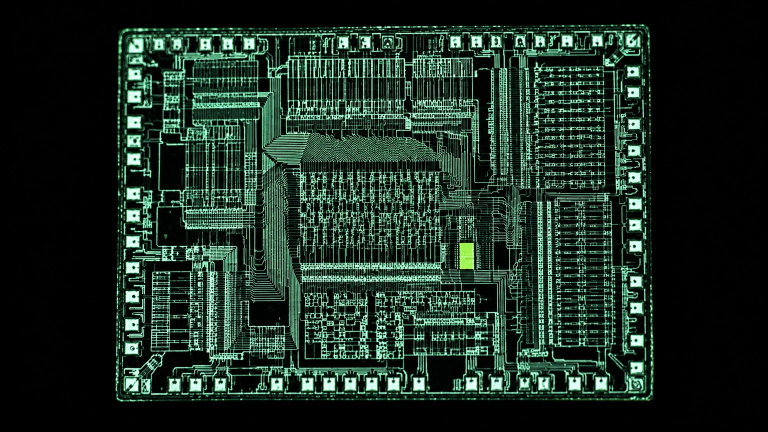
#> input picture site/src/assets/imagery/hero-die.webp, 1536 x 864 px (shown at 1/2 size)
$ python -i common.py   (imports and definitions only)
#> lines starting #> are read from the running program, lines starting #| are printed output that depends on the picture; after the words box and inside, x2 and y2 are one past the last pixel; in counts of white or black regions, pixels touching at a corner belong together
#> further down, picture is the input picture: shape (864, 1536, 3); mean B, G, R 36.2, 45.9, 28.1
"""What the BBC Micro model tools share: where things are, the inputs and their
hashes, reading an image, finding the tinned pads on a scan of the board,
fitting one set of points to another with an error measured on points held
out of the fit, and writing the data files.

Nothing here fetches anything. The inputs (scans, photographs and the KiCad
keyboard) are fetched by hand into the folder BBC_MODEL_INPUTS names, as the
README says, and every one is checked against the SHA-256 in
data/sources.json before it is read.

The board frame is millimetres from the board's left rear corner, the
component side seen from above with the rear connectors at the far edge: x to
the right, y towards the front. Scan I1 is already that way up, so its pixels
divided by its x and y scales are the board frame, less an offset.
"""
import hashlib
import json
import math
import os
import sys
from pathlib import Path

import numpy as np

TOOL = Path(__file__).resolve().parent
REPO = TOOL.parent.parent
DATA = TOOL / 'data'
OUT = TOOL / 'out'


# --- inputs ---------------------------------------------------------------------

# [58 lines left out: functions inputs_dir, sources, source, sha256, original, read_rgb, not called in this run]


# --- the tinned pads on a scan ------------------------------------------------

def oklab(rgb):
    """RGB uint8 (H, W, 3) to OKLab float32 L, a, b."""
    c = rgb.astype(np.float32) / 255
    c = np.where(c <= 0.04045, c / 12.92, ((c + 0.055) / 1.055) ** 2.4)
    r, g, b = c[..., 0], c[..., 1], c[..., 2]
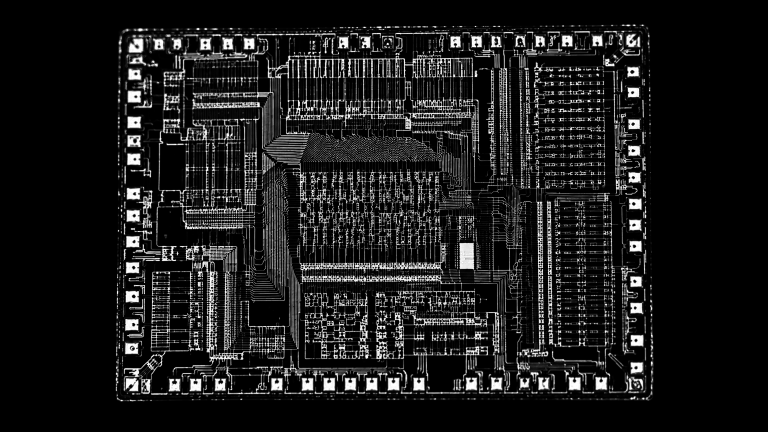
#> g: shape (864, 1536) float32 (shown at 1/2 size); min 0, max 1, mean 0.108
    l = np.cbrt(0.4122214708 * r + 0.5363325363 * g + 0.0514459929 * b)
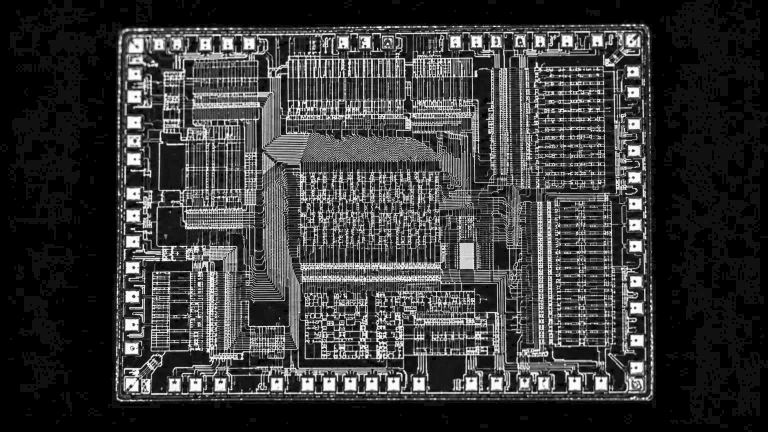
#> l: shape (864, 1536) float32 (shown at 1/2 size); min 0, max 1, mean 0.224
    m = np.cbrt(0.2119034982 * r + 0.6806995451 * g + 0.1073969566 * b)
    s = np.cbrt(0.0883024619 * r + 0.2817188376 * g + 0.6299787005 * b)
    L = 0.2104542553 * l + 0.793617785 * m - 0.0040720468 * s
    A = 1.9779984951 * l - 2.428592205 * m + 0.4505937099 * s
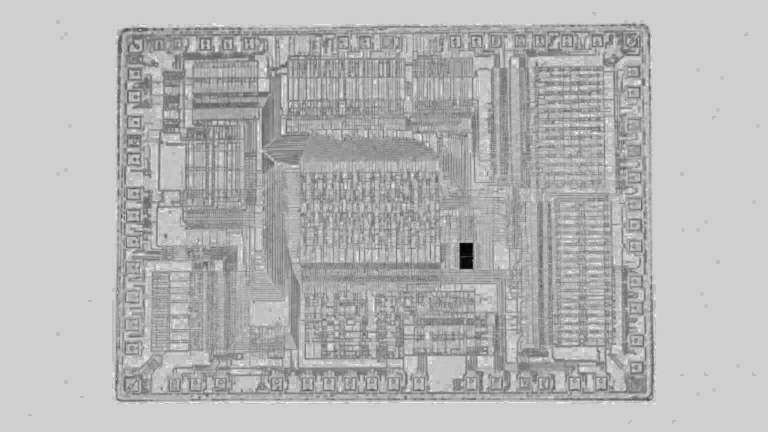
#> A: shape (864, 1536) float32 (shown at 1/2 size); min -0.173, max 0.04, mean -0.0217; drawn with min black and max white
    B = 0.0259040371 * l + 0.7827717662 * m - 0.808675766 * s
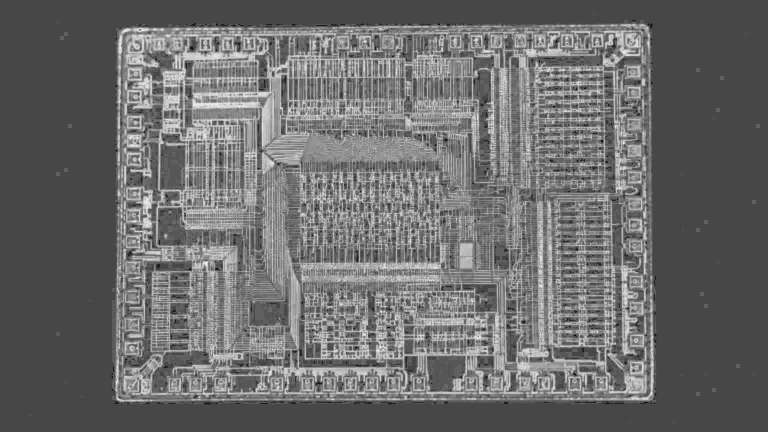
#> B: shape (864, 1536) float32 (shown at 1/2 size); min -0.0451, max 0.117, mean 0.0236; drawn with min black and max white
    return L, A, B


# A pad on these scans is solder: grey (almost no colour) and light, on green
# lacquer (strongly coloured) or the yellow print. The thresholds were read off
# the scans (the 1st to 99th percentiles of a crop of pads and lacquer).
PAD_MIN_L, PAD_MAX_CHROMA = 0.55, 0.045
PAD_AREA_PX = (200, 1100)      # a 1.5 to 1.9 mm pad at about 15.7 px/mm is 350 to 700 px


def pad_mask(rgb):
    """1 where a pixel is solder, with the dark specks inside a pad filled and
    anything thinner than a pad (track edges, print) opened away."""
    import cv2
    L, A, B = oklab(rgb)
    m = ((np.hypot(A, B) < PAD_MAX_CHROMA) & (L > PAD_MIN_L)).astype(np.uint8)
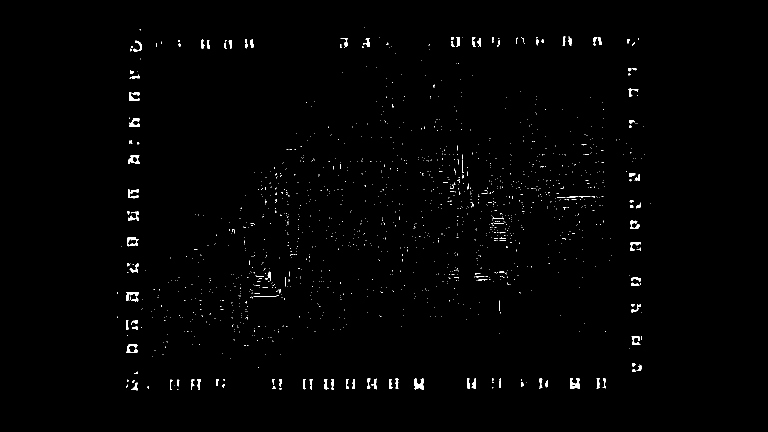
#> m: shape (864, 1536) (shown at 1/2 size); values 0 (black) and 1 (white), 0.83% white; 1442 white regions (1335 under 20 px), largest, box (x1, y1, x2, y2) and area: (829, 756, 848, 779) 276, (1140, 756, 1159, 778) 274, (257, 310, 279, 328) 221
    m = cv2.morphologyEx(m, cv2.MORPH_CLOSE, cv2.getStructuringElement(cv2.MORPH_ELLIPSE, (5, 5)))
#> m: shape (864, 1536); values 0 (black) and 1 (white), 0.9% white; 1287 white regions (1176 under 20 px), largest, box (x1, y1, x2, y2) and area: (1140, 756, 1159, 778) 294, (253, 584, 277, 603) 288, (829, 756, 848, 779) 284
    n, lab, st, _ = cv2.connectedComponentsWithStats((1 - m).astype(np.uint8), 8)
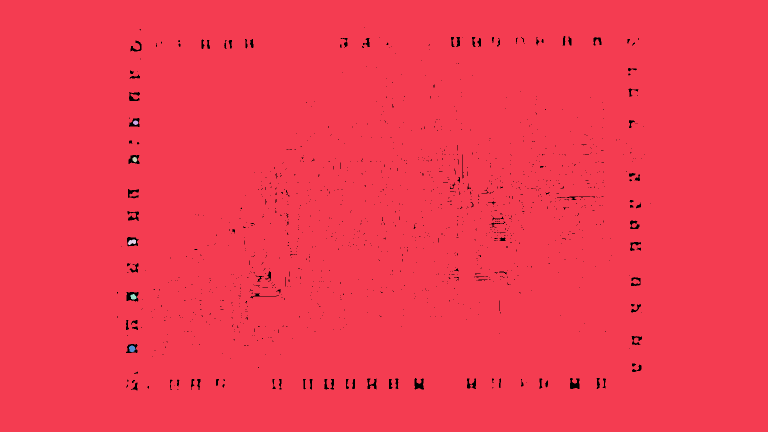
#> lab: shape (864, 1536) int32 (shown at 1/2 size); 7 distinct labels, from 0 to 6; one colour per label, 0 black
#> n = 7; st = [[234, 54, 1068, 727, 11968], [0, 0, 1536, 864, 1314638], [266, 241, 10, 9, 70], [265, 314, 9, 11, 74], [256, 479, 16, 11, 123], [261, 588, 12, 11, 100], [258, 691, 13, 13, 131]]
    edge = set(np.unique(np.concatenate([lab[0], lab[-1], lab[:, 0], lab[:, -1]])).tolist())
#> edge = 1 item
    holes = [i for i in range(1, n) if st[i, 4] < 400 and i not in edge]
#> holes = [2, 3, 4, 5, 6]
    m = m | np.isin(lab, holes).astype(np.uint8)
#> m: shape (864, 1536); values 0 (black) and 1 (white), 0.94% white; 1287 white regions (1176 under 20 px), largest, box (x1, y1, x2, y2) and area: (253, 584, 277, 603) 388, (254, 474, 277, 493) 345, (252, 688, 275, 706) 328
    return cv2.morphologyEx(m, cv2.MORPH_OPEN, cv2.getStructuringElement(cv2.MORPH_ELLIPSE, (11, 11)))
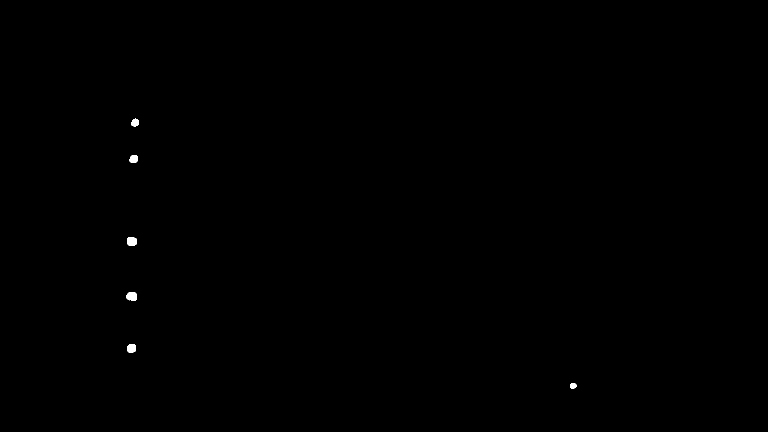
#> returned value: shape (864, 1536) (shown at 1/2 size); values 0 (black) and 1 (white), 0.11% white; 6 white regions, box (x1, y1, x2, y2) and area: (253, 584, 274, 602) 312, (254, 474, 274, 492) 302, (255, 688, 272, 706) 261, (259, 310, 276, 326) 217, (262, 237, 277, 253) 187, (1140, 766, 1153, 778) 118


def find_pads(rgb, origin=(0, 0)):
    """The centroid of every round blob of solder the size of a pad, as an
    (N, 2) array of pixel coordinates (plus `origin`). A centroid is the mean
    of the blob's pixels after its specks are filled: the pad's centre, and so
    the hole's, as far as the solder on it is centred."""
    import cv2
    n, _, st, cen = cv2.connectedComponentsWithStats(pad_mask(rgb), 8)
#> n = 7; st = [[0, 0, 1536, 864, 1325707], [262, 237, 15, 16, 187], [259, 310, 17, 16, 217], [254, 474, 20, 18, 302], [253, 584, 21, 18, 312], [255, 688, 17, 18, 261], [1140, 766, 13, 12, 118]]; cen = [[768, 431.4], [269.6, 245], [267.2, 317.6], [263.4, 482.6], [263.4, 592.3], [263, 696.3], [1145.8, 771.3]]
    out = []
    for i in range(1, n):
        _, _, w, h, a = st[i]
        if not PAD_AREA_PX[0] <= a <= PAD_AREA_PX[1] or max(w, h) > 1.5 * min(w, h):
            continue
        if a / (math.pi * (max(w, h) / 2) ** 2) < 0.7:
            continue
        out.append((cen[i][0] + origin[0], cen[i][1] + origin[1]))
#> this loop made 6 passes
#> (w, h, a) on passes 1 to 6: (15, 16, 187), (17, 16, 217), (20, 18, 302), (21, 18, 312), (17, 18, 261), (13, 12, 118)
#> after the loop, out = [(267.2, 317.6), (263.4, 482.6), (263.4, 592.3), (263, 696.3)]
    return np.array(out, float).reshape(-1, 2)


# [34 lines left out: functions refine_to_pad, _sexpr, not called in this run]


def _child(node, name):
    return next((c for c in node[1:] if isinstance(c, list) and c and c[0] == name), None)


# [29 lines left out: function switch_centres, not called in this run]


# --- fits ---------------------------------------------------------------------

MODELS = ('similarity', 'affine', 'homography', 'cubic')
MIN_POINTS = {'similarity': 2, 'affine': 3, 'homography': 4, 'cubic': 14}


def _homogeneous(H, pts):
    p = np.c_[pts, np.ones(len(pts))] @ H.T
    return p[:, :2] / p[:, 2:3]


# [29 lines left out: functions _dlt, _fit_homography, not called in this run]


def _cubic_terms(p, centre, half):
    x, y = ((p - centre) / half).T
    return np.stack([np.ones_like(x), x, y, x * x, x * y, y * y, x ** 3, x * x * y, x * y * y, y ** 3], -1)


# [39 lines left out: functions _fit, transform, not called in this run]


def stats(errors):
    e = np.asarray(errors, float)
    return {'median': float(np.median(e)), 'p90': float(np.percentile(e, 90)), 'max': float(e.max())}


# [99 lines left out: functions fit_held_out, plain, _rows_per_line, write_data, not called in this run]

>>> import cv2
>>> picture = cv2.imread('../../site/src/assets/imagery/hero-die.webp')
>>> result = find_pads(picture)
#> result = [[267.2, 317.6], [263.4, 482.6], [263.4, 592.3], [263, 696.3]]

$ run again, on site/src/assets/imagery/traces.webp
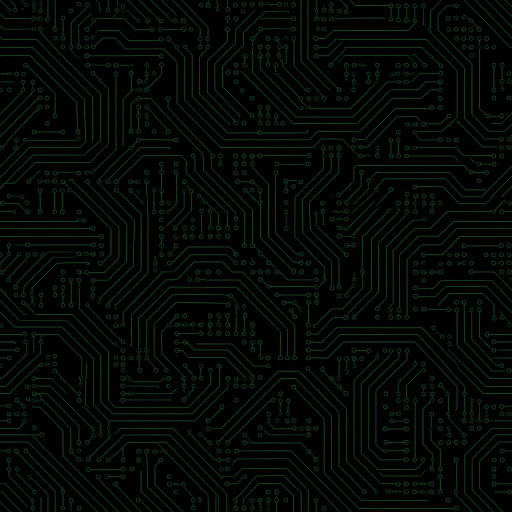
#> input picture site/src/assets/imagery/traces.webp, 1024 x 1024 px (shown at 1/2 size)
#> picture is the input picture: shape (1024, 1024, 3); mean B, G, R 4.9, 8.5, 3.2
#> in oklab, `A = 1.9779984951 * l - 2.428592205 * m + 0.4505937099 * s`:
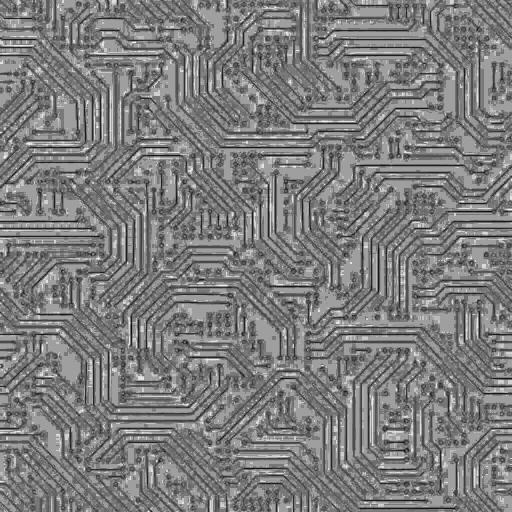
#> A: shape (1024, 1024) float32 (shown at 1/2 size); min -0.063, max 0.0375, mean -0.0135; drawn with min black and max white
#> in oklab, `B = 0.0259040371 * l + 0.7827717662 * m - 0.808675766 * s`:
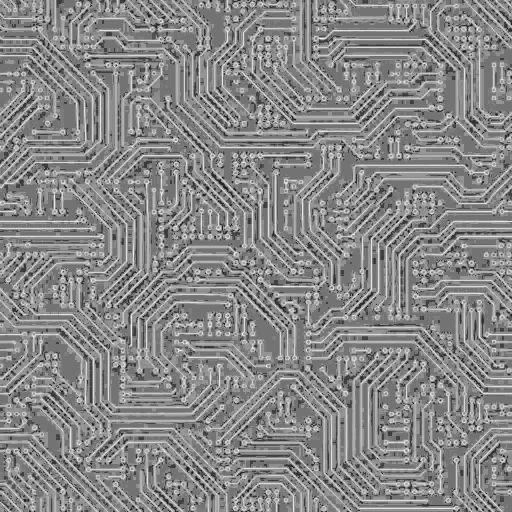
#> B: shape (1024, 1024) float32 (shown at 1/2 size); min -0.0553, max 0.0663, mean 0.00973; drawn with min black and max white
#> lab: shape (1024, 1024) int32; every value is 1
#> in pad_mask, `n, lab, st, _ = cv2.connectedComponentsWithStats((1 - m).astype(np.uin..`: n = 2; st = [[-1, 2147483647, 0, 0, 0], [0, 0, 1024, 1024, 1048576]]
#> edge = 1 item
#> holes = []
#> in find_pads, `n, _, st, cen = cv2.connectedComponentsWithStats(pad_mask(rgb), 8)`: n = 1; st = [[0, 0, 1024, 1024, 1048576]]; cen = [[511.5, 511.5]]
#> after the loop in find_pads, `for i in range(1, n):`: out = []
#> result = empty array
